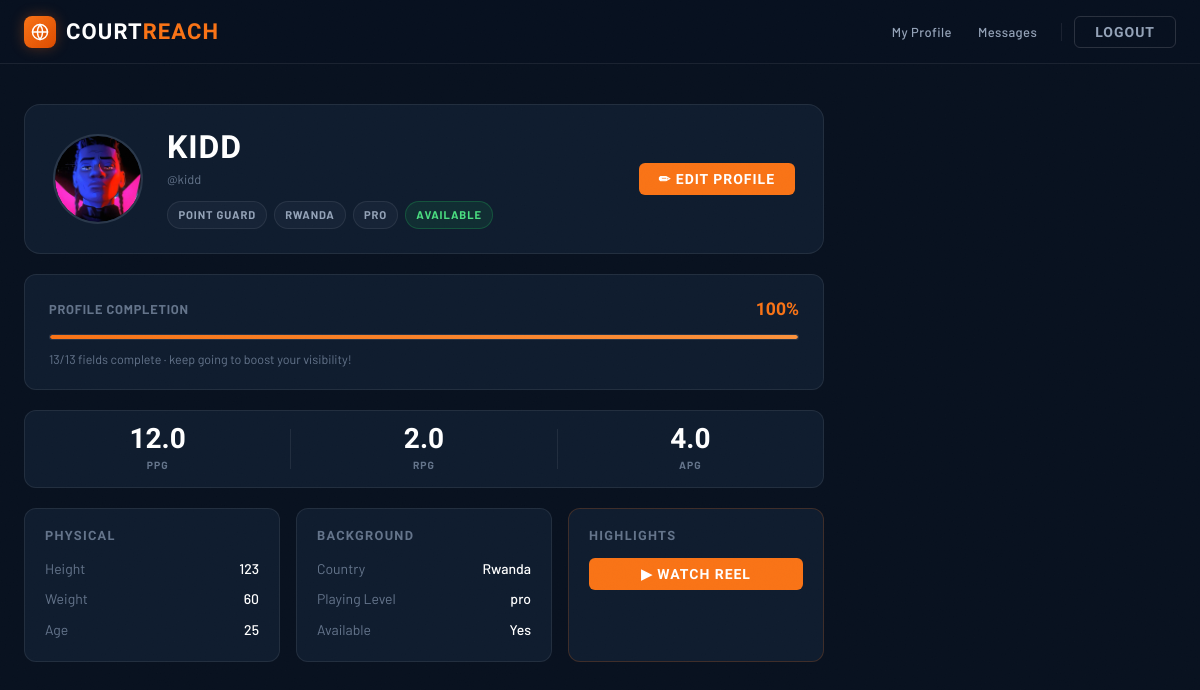
/profiles/me/ (signed in), run on the app's committed database.
### profiles/models.py (models this page shows, shortened)
class PlayerProfile(models.Model):
    user = models.OneToOneField(settings.AUTH_USER_MODEL, on_delete=models.CASCADE)
    profile_picture = models.ImageField(upload_to='player_profiles/', null=True, blank=True)
    position = models.CharField(max_length=50, blank=True)
    height = models.CharField(max_length=20, blank=True)
    weight = models.CharField(max_length=20, blank=True)
    age = models.PositiveIntegerField(null=True, blank=True)
    country = models.CharField(max_length=100, blank=True)
    telephone = models.CharField(max_length=20, blank=True)
    email = models.EmailField(blank=True)
    social_medias = models.TextField(blank=True)
    playing_level = models.CharField(max_length=100, blank=True)
    availability = models.BooleanField(default=True)
    ppg = models.FloatField(null=True, blank=True)
    rpg = models.FloatField(null=True, blank=True)
    apg = models.FloatField(null=True, blank=True)
    highlight_video_url = models.URLField(blank=True)
    visibility_score = models.IntegerField(default=0)
    def get_completion_percentage(self):
        return int((self.visibility_score / 13) * 100)

### accounts/models.py (models this page shows, shortened)
class CustomUser(AbstractUser):
    PLAYER = 'PLAYER'
    SCOUT = 'SCOUT'
    ROLE_CHOICES = [
        (PLAYER, 'Player'),
        (SCOUT, 'Scout'),
    ]
    role = models.CharField(max_length=10, choices=ROLE_CHOICES)
    is_verified = models.BooleanField(default=False)
    profile_picture = models.ImageField(upload_to='scout_profiles/', null=True, blank=True)

### profiles/views.py (the view)
# urls.py: path('me/', views.my_profile, name='my_profile'),
@login_required
@user_passes_test(lambda u: u.role == 'PLAYER')
def my_profile(request):
    profile, created = PlayerProfile.objects.get_or_create(user=request.user)
    return render(request, 'profiles/my_profile.html', {'profile': profile})

### messaging/context_processors.py (called while the page is built)
def unread_count(request):
    if request.user.is_authenticated:
        return {'unread_count': Message.objects.filter(receiver=request.user, is_read=False).count()}
    return {'unread_count': 0}

### profiles/templates/profiles/my_profile.html (shortened to what this page needs)
{% extends "core/base.html" %}
{% block content %}
<div class="cr-myprofile">
    <div class="cr-profile-hero">
        <div class="cr-avatar cr-avatar--xl">
            {% if profile.profile_picture %}
                <img src="{{ profile.profile_picture.url }}" alt="Profile">
            {% else %}
                <span>{{ request.user.first_name|first|upper|default:request.user.username|first|upper }}</span>
            {% endif %}
        </div>
        <div class="cr-profile-hero__info">
            <h1 class="cr-profile-hero__name">{{ request.user.get_full_name|default:request.user.username }}</h1>
            <p class="cr-profile-hero__sub">@{{ request.user.username }}</p>
            <div class="cr-tags">
                {% if profile.position %}<span class="cr-tag">{{ profile.position }}</span>{% endif %}
                {% if profile.country %}<span class="cr-tag">{{ profile.country }}</span>{% endif %}
                {% if profile.playing_level %}<span class="cr-tag">{{ profile.playing_level }}</span>{% endif %}
                {% if profile.availability %}<span class="cr-tag cr-tag--green">Available</span>{% else %}<span class="cr-tag cr-tag--muted">Unavailable</span>{% endif %}
            </div>
        </div>
        <a href="{% url 'edit_profile' %}" class="cr-btn cr-btn--brand cr-edit-btn">✏ Edit Profile</a>
    </div>
    <div class="cr-completion-card">
        <div class="cr-completion-card__top">
            <span class="cr-completion-card__label">Profile Completion</span>
            <span class="cr-completion-card__pct">{{ profile.get_completion_percentage }}%</span>
        </div>
        <div class="cr-progress-track">
            <div class="cr-progress-fill" style="width: {{ profile.get_completion_percentage }}%"></div>
        </div>
        <p class="cr-completion-card__sub">{{ profile.visibility_score }}/13 fields complete · keep going to boost your visibility!</p>
    </div>
    <div class="cr-stats-band">
        <div class="cr-sband-stat"><span class="cr-sband-stat__n">{{ profile.ppg|default:"—" }}</span><span class="cr-sband-stat__l">PPG</span></div>
        <div class="cr-sband-stat"><span class="cr-sband-stat__n">{{ profile.rpg|default:"—" }}</span><span class="cr-sband-stat__l">RPG</span></div>
        <div class="cr-sband-stat"><span class="cr-sband-stat__n">{{ profile.apg|default:"—" }}</span><span class="cr-sband-stat__l">APG</span></div>
    </div>
    <div class="cr-detail-grid">
        <div class="cr-detail-card">
            <h2 class="cr-detail-title">Physical</h2>
            <ul class="cr-dl">
                <li><span class="cr-dl__k">Height</span><span class="cr-dl__v">{{ profile.height|default:"—" }}</span></li>
                <li><span class="cr-dl__k">Weight</span><span class="cr-dl__v">{{ profile.weight|default:"—" }}</span></li>
                <li><span class="cr-dl__k">Age</span><span class="cr-dl__v">{{ profile.age|default:"—" }}</span></li>
            </ul>
        </div>
        <div class="cr-detail-card">
            <h2 class="cr-detail-title">Background</h2>
            <ul class="cr-dl">
                <li><span class="cr-dl__k">Country</span><span class="cr-dl__v">{{ profile.country|default:"—" }}</span></li>
                <li><span class="cr-dl__k">Playing Level</span><span class="cr-dl__v">{{ profile.playing_level|default:"—" }}</span></li>
                <li><span class="cr-dl__k">Available</span><span class="cr-dl__v">{% if profile.availability %}Yes{% else %}No{% endif %}</span></li>
            </ul>
        </div>
        {% if profile.highlight_video_url %}
        <div class="cr-detail-card cr-detail-card--hl">
            <h2 class="cr-detail-title">Highlights</h2>
            <a href="{{ profile.highlight_video_url }}" target="_blank" rel="noopener" class="cr-btn cr-btn--brand cr-btn--block">▶ Watch Reel</a>
        </div>
        {% endif %}
    </div>
</div>
{% endblock %}

### core/templates/core/base.html (style rules this page uses)
:root { --c-bg: #08111f; --c-surface: #0f1c2e; --c-surface-2: #162336; --c-surface-3: #1a2a3f; --c-border: rgba(255, 255, 255, 0.08); --c-border-focus:rgba(249, 115, 22, 0.6); --c-accent: #f97316; --c-accent-dim: #7c2d12; --c-accent-glow: rgba(249, 115, 22, 0.3); --c-text: #e2e8f0; --c-muted: #64748b; --c-muted-light: #94a3b8; --c-placeholder: #4a5568; --nav-h: 64px; }
*, *::before, *::after { box-sizing: border-box; }
html, body { height: 100%; margin: 0; }
body { font-family: 'Barlow', sans-serif; font-size: 15px; background-color: var(--c-bg); color: var(--c-text); line-height: 1.6; -webkit-font-smoothing: antialiased; }
body::after { content: ''; position: fixed; inset: 0; pointer-events: none; z-index: 9999; opacity: 0.5; }
h1, h2, h3, h4, h5, h6 { font-family: 'Barlow Condensed', sans-serif; color: #fff; line-height: 1.15; letter-spacing: 0.02em; margin-top: 0; }
p { color: var(--c-text); margin-top: 0; }
a { color: var(--c-accent); }
h1 { font-size: clamp(1.75rem, 4vw, 3rem); color: #fff; }
h2 { font-size: clamp(1.35rem, 2.5vw, 2rem); color: #fff; }

### data on the page
PlayerProfile: profile_picture (picture), position "POINT GUARD", country "RWANDA", playing_level "PRO", get_completion_percentage "100", visibility_score "13", ppg "12.0", rpg "2.0", apg "4.0", height "123", weight "60", age "25", country "Rwanda", playing_level "pro"
CustomUser: user.get_full_name "KIDD", user.username "kidd"
